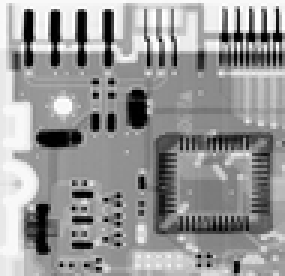
%> input picture Labs/Lab4/Project05-01/Fig0507(a)(ckt-board-orig).tif, 95 x 92 px, shrunk from 464 x 448 before the run (shown 3 times larger)
$ octave main.m   (GNU Octave 9; MATLAB toolbox functions it lacks are replaced by stand-ins)
%> lines starting %> are read from the running program, lines starting %| are printed output that depends on the picture; in (x1, y1, x2, y2) boxes, pixels count from 0 and x2, y2 are one past the last pixel; in counts of white or black regions, pixels touching at a corner belong together; the program's own positions count from 1
### Labs/Lab4/Project05-01/addGaussianNoise.m
function output_s = addGaussianNoise(input_s, mu, sigma)
    noise = sigma * randn(size(input_s)) + mu;
    output_s = double(input_s) + noise;
    output_s = uint8(255 * mat2gray(output_s));
end


### Labs/Lab4/Project05-01/geometricMeanFilter.m
function output = geometricMeanFilter(input, m, n)
    input = double(input);
    [M, N] = size(input);
    output = zeros(M, N);

    % Pad the image to handle borders
    pad_size_m = floor(m / 2);
    pad_size_n = floor(n / 2);
    padded_img = padarray(input, [pad_size_m, pad_size_n], 'replicate', 'both');

    % Apply the geometric mean filter
    for i = 1 : M
        for j = 1 : N
            % Extract the neighborhood
            neighborhood = padded_img(i : i + m - 1, j : j + n - 1);

            % Calculate the geometric mean
            neighborhood(neighborhood == 0) = 1; % Avoid log(0)
            geo_mean = exp(sum(log(neighborhood(:))) / numel(neighborhood));
            output(i, j) = geo_mean;
        end
    end

    output = uint8(255 * mat2gray(output));
end

### Labs/Lab4/Project05-01/computePSNR.m
function psnr = computePSNR(input1_s, input2_s)
    input1_s = double(input1_s);
    input2_s = double(input2_s);
    mse = mean((input1_s(:) - input2_s(:)).^2);
    max_pixel_value = 255;
    if mse == 0
        psnr = Inf;
    else
        psnr = 10 * log10((max_pixel_value^2) / mse);
    end
end

### Labs/Lab4/Project05-01/addImpulseNoise.m
function output_s = addImpulseNoise(input_s, Ps, Pp)
    prob = rand(size(input_s));
    output_s = input_s;

    output_s(prob <= Pp) = 0; % pepper
    output_s(prob >= 1 - Ps) = 255; % salt
end

### Labs/Lab4/Project05-01/contraharmonicMeanFilter.m
function output = contraharmonicMeanFilter(input, m, n, Q)
    input = double(input);
    [M, N] = size(input);
    output = zeros(M, N);

    % Define the neighborhood size based on m and n
    m = floor(m / 2);
    n = floor(n / 2);

    for i = 1 : M
        for j = 1 : N
            % Define the neighborhood indices
            row_start = max(1, i - m);
            row_end = min(M, i + m);
            col_start = max(1, j - n);
            col_end = min(N, j + n);

            % Extract the neighborhood
            neighborhood = input(row_start:row_end, col_start:col_end);

            % Calculate the contraharmonic mean
            numerator = sum(sum(neighborhood .^ (Q + 1)));
            denominator = sum(sum(neighborhood .^ Q));

            % Handle division by zero if the denominator is zero
            if denominator == 0
                output(i, j) = 0; % or keep the original pixel value
            else
                output(i, j) = numerator / denominator;
            end
        end
    end

    output = uint8(255 * mat2gray(output));
end

### Labs/Lab4/Project05-01/medianFilter.m
function output = medianFilter(input, m, n)
    input = double(input);
    [M, N] = size(input);
    output = zeros(M, N);

    % Pad the image to handle borders
    pad_size_m = floor(m / 2);
    pad_size_n = floor(n / 2);
    padded_img = padarray(input, [pad_size_m, pad_size_n], 'replicate', 'both');

    % Apply the median filter
    for i = 1 : M
        for j = 1 : N
            % Extract the neighborhood
            neighborhood = padded_img(i : i + m - 1, j : j + n - 1);

            % Compute the median of the neighborhood
            output(i, j) = median(neighborhood(:));
        end
    end

    output = uint8(255 * mat2gray(output));
end

### Labs/Lab4/Project05-01/alphaTrimmedMeanFilter.m
function output = alphaTrimmedMeanFilter(input, m, n, d)
    input = double(input);
    [M, N] = size(input);
    output = zeros(M, N);

    % Pad the image to handle borders
    pad_size_m = floor(m / 2);
    pad_size_n = floor(n / 2);
    padded_img = padarray(input, [pad_size_m, pad_size_n], 'replicate', 'both');

    % Apply the alpha-trimmed mean filter
    for i = 1 : M
        for j = 1 : N
            % Extract the neighborhood
            neighborhood = padded_img(i : i + m - 1, j : j + n - 1);

            % Sort the neighborhood values
            sorted_values = sort(neighborhood(:));

            % Trim the lowest and highest d values
            trimmed_values = sorted_values((d + 1):(end - d));  % Exclude d smallest and d largest

            % Calculate the mean of the trimmed values
            output(i, j) = mean(trimmed_values);
        end
    end

    output = uint8(255 * mat2gray(output));
end

### Labs/Lab4/Project05-01/main.m
clear;
close all;

% Read the image
input = imread("Fig0507(a)(ckt-board-orig).tif");
%> input is the input picture: size 92x95 uint8; min 0, max 255, mean 151

imshow(input);
title('Fig.5.7 (a)')
saveas(gcf, 'originalImage.png');
close all;

output = addGaussianNoise(input, 0, 20);
imshow(output);
title('Fig.5.7 (b)')
saveas(gcf, 'gaussianNoiseImage.png');
close all;

output = geometricMeanFilter(output, 3, 3);
%> after the loop in geometricMeanFilter, `for i = 1 : M`: neighborhood = [154 174 174; 143 164 164; 143 164 164]
imshow(output);
title('Fig.5.7 (d)')
saveas(gcf, 'geometricMeanFilterImage.png');
close all;

psnr = computePSNR(input, output);
%> in computePSNR, `mse = mean((input1_s(:) - input2_s(:)).^2);`: mse = 748.4
%> in computePSNR, `psnr = 10 * log10((max_pixel_value^2) / mse);`: psnr = 19.39
%> psnr = 19.39
disp(['PSNR: ', num2str(psnr), 'dB']);
%| PSNR: 19.3895dB

output = addImpulseNoise(input, 0, 0.1);
%> in addImpulseNoise, `output_s(prob <= Pp) = 0;`: output_s: size 92x95 uint8; 9.91% of pixels changed, all inside (x1, y1, x2, y2) = (0, 0, 95, 92)
imshow(output);
title('Fig.5.8 (a)')
saveas(gcf, 'PepperNoiseImage.png');
close all;

output = contraharmonicMeanFilter(output, 3, 3, 1.5);
%> after the loop in contraharmonicMeanFilter, `for i = 1 : M`:
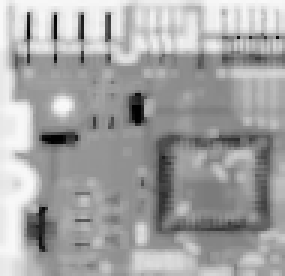
%> output: size 92x95 double (shown 3 times larger); min 1, max 249.2, mean 164
imshow(output);
title('Fig.5.8 (c)')
saveas(gcf, 'contraharmonicMeanFilterImage(pepper).png');
close all;

psnr = computePSNR(input, output);
%> psnr = 16.2
disp(['PSNR: ', num2str(psnr), 'dB']);
%| PSNR: 16.196dB

output = addImpulseNoise(input, 0.1, 0);
%> call 2 of addImpulseNoise, with Ps = 0.1, Pp = 0
%> in addImpulseNoise (call 2), `output_s(prob >= 1 - Ps) = 255;`:
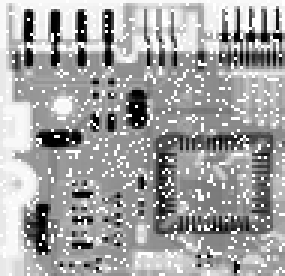
%> output_s: size 92x95 uint8 (shown 3 times larger); 9.73% of pixels changed, all inside (x1, y1, x2, y2) = (0, 0, 95, 92)
imshow(output);
title('Fig.5.8 (b)')
saveas(gcf, 'SaltNoiseImage.png');
close all;

output = contraharmonicMeanFilter(output, 3, 3, -1);
%> call 2 of contraharmonicMeanFilter, with m = 3, n = 3, Q = -1
%> after the loop in contraharmonicMeanFilter (call 2), `for i = 1 : M`:
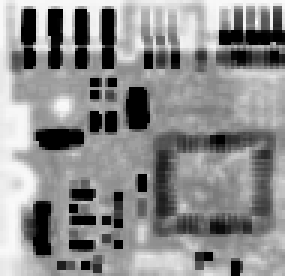
%> output: size 92x95 double (shown 3 times larger); min 0, max 254.7, mean 140.4
imshow(output);
title('Fig.5.8 (d)')
saveas(gcf, 'contraharmonicMeanFilterImage(salt).png');
close all;

psnr = computePSNR(input, output);
%> psnr = 15.79
disp(['PSNR: ', num2str(psnr), 'dB']);
%| PSNR: 15.7916dB

output = addImpulseNoise(input, 0.1, 0.1);
imshow(output);
title('Fig.5.10 (a)')
saveas(gcf, 'SaltPepperNoiseImage.png');
close all;

output = medianFilter(output, 3, 3);
%> after the loop in medianFilter, `for i = 1 : M`:
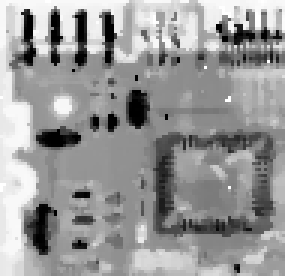
%> output: size 92x95 double (shown 3 times larger); min 0, max 255, mean 151.6
imshow(output);
title('Fig.5.10 (b)')
saveas(gcf, 'medianFilterImage.png');
close all;

psnr = computePSNR(input, output);
%> psnr = 18.6
disp(['PSNR: ', num2str(psnr), 'dB']);
%| PSNR: 18.602dB

output = addGaussianNoise(input, 0, 20);
output = addImpulseNoise(output, 0.1, 0.1);
%> call 4 of addImpulseNoise, with Ps = 0.1, Pp = 0.1
%> in addImpulseNoise (call 4), `output_s(prob >= 1 - Ps) = 255;`:
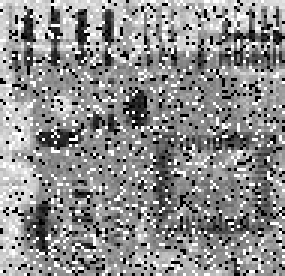
%> output_s: size 92x95 uint8 (shown 3 times larger); min 0, max 255, mean 141.2
imshow(output);
title('Fig.5.12 (b)')
saveas(gcf, 'GaussianSaltPepperNoiseImage.png');
close all;

output = alphaTrimmedMeanFilter(output, 5, 5, 6);
%> in alphaTrimmedMeanFilter, `padded_img = padarray(input, [pad_size_m, pad_size_n], 'replicate', 'b..`:
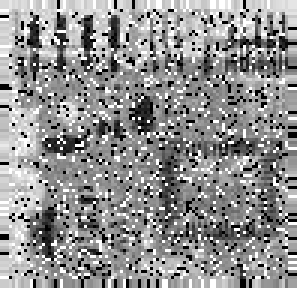
%> padded_img: size 96x99 double (shown 3 times larger); min 0, max 255, mean 144
%> in alphaTrimmedMeanFilter, `output = uint8(255 * mat2gray(output));`:
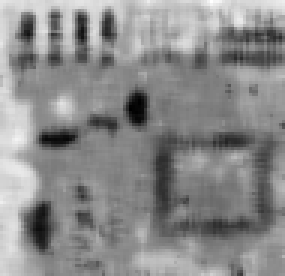
%> output: size 92x95 uint8 (shown 3 times larger); min 0, max 255, mean 138.4
imshow(output);
title('Fig.5.12 (f)')
saveas(gcf, 'alphaTrimmedMeanFilterImage.png');
close all;

psnr = computePSNR(input, output);
%> psnr = 16.39
disp(['PSNR: ', num2str(psnr), 'dB']);
%| PSNR: 16.3905dB
